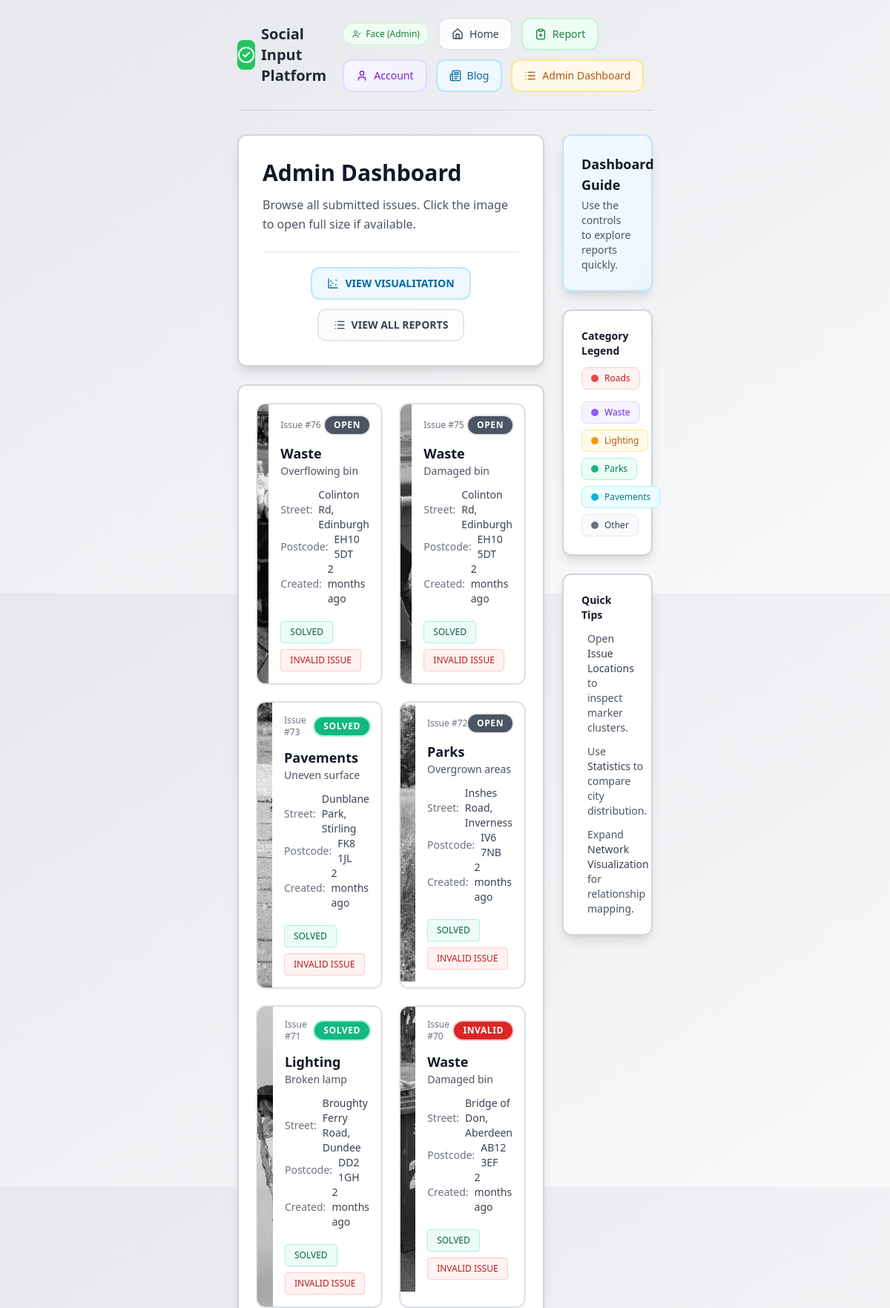
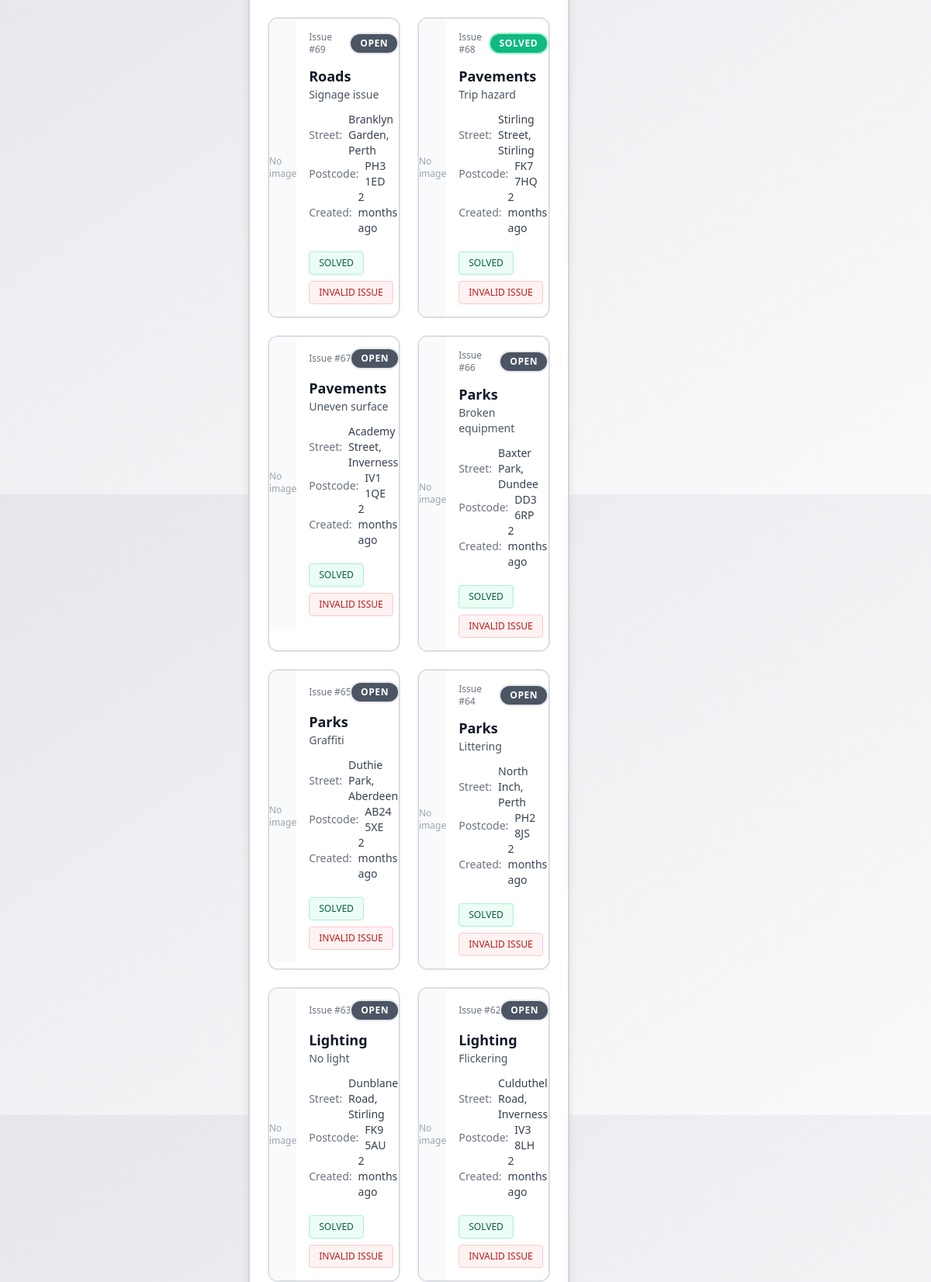
The app's page /issues.php?action=reports (signed in, upper part) with its own data (2 pictures, top to bottom).
### tables this page shows
CREATE TABLE reports (
      id INTEGER PRIMARY KEY AUTOINCREMENT,
      post_code TEXT NOT NULL,
      street TEXT NOT NULL,
      category TEXT,
      subcategory TEXT,
      image TEXT,
      created_at INT
    , status TEXT DEFAULT 'open');

### issues.php (the view, shortened to what this page needs)
<?php
$errors = [];
$reports = [];
$currentAction = $_GET['action'] ?? '';
function format_relative_time($timestamp) {
  $now = time();
  $diff = $now - $timestamp;
  $future = $diff < 0;
  $diff = abs($diff);
  $units = [
    31536000 => 'year',
    2592000  => 'month',
    604800   => 'week',
    86400    => 'day',
    3600     => 'hour',
    60       => 'minute'
  ];
  foreach ($units as $secs => $name) {
    if ($diff >= $secs) {
      $value = (int) floor($diff / $secs);
      $label = $name . ($value === 1 ? '' : 's');
      return $future ? "in {$value} {$label}" : "{$value} {$label} ago";
    }
  }
  return $future ? 'in a moment' : 'just now';
}
$dbDir = __DIR__ . DIRECTORY_SEPARATOR . 'DATABASE';
$dbFile = $dbDir . DIRECTORY_SEPARATOR . 'reports.sqlite';
$dsn = 'sqlite:' . $dbFile;
try {
    $pdo = new PDO($dsn);
    $pdo->setAttribute(PDO::ATTR_ERRMODE, PDO::ERRMODE_EXCEPTION);
    $stmt = $pdo->query('SELECT id, post_code, street, category, subcategory, image, created_at, status FROM reports ORDER BY created_at DESC, id DESC');
    $reports = $stmt->fetchAll(PDO::FETCH_ASSOC);
} catch (PDOException $e) {
    $errors[] = 'Database error: ' . $e->getMessage();
}
?>
<!doctype html>
<html lang="en">
<head>
  <script src="https://cdn.tailwindcss.com"></script>
  <link rel="stylesheet" href="https://unpkg.com/leaflet@1.9.4/dist/leaflet.css" />
</head>
<body class="bg-gradient-to-br from-gray-200 to-gray-50 min-h-screen p-6 px-80">
  <?php include __DIR__ . '/ASSETS/header.php'; ?>
  <div class="grid grid-cols-1 lg:grid-cols-4 gap-6">
    <div class="lg:col-span-3 space-y-6">
      <div class="bg-white p-8 rounded-xl shadow-lg border-2 border-gray-300">
        <h1 class="text-3xl font-bold mb-3 text-gray-900">Admin Dashboard</h1>
        <p class="text-gray-600 leading-relaxed">Browse all submitted issues. Click the image to open full size if available.</p>
        <div class="mt-6 pt-5 border-t border-gray-200">
          <div class="flex flex-wrap items-center justify-center gap-3">
            <a href="?action=visualisation" class="group inline-flex items-center gap-2 px-5 py-2.5 text-sm rounded-xl border-2 border-sky-200 bg-gradient-to-br from-sky-50 to-blue-50 text-sky-700 hover:border-sky-300 hover:shadow-md transition-all duration-200 font-semibold">
              <i data-lucide="chart-scatter" class="w-4 h-4 group-hover:scale-110 transition-transform"></i>
              VIEW VISUALITATION
            </a>
            <a href="?action=reports" class="group inline-flex items-center gap-2 px-5 py-2.5 text-sm rounded-xl border-2 border-gray-200 bg-gradient-to-br from-gray-50 to-white text-gray-700 hover:border-gray-300 hover:shadow-md transition-all duration-200 font-semibold">
              <i data-lucide="list" class="w-4 h-4 group-hover:scale-110 transition-transform"></i>
              VIEW ALL REPORTS
            </a>
          </div>
        </div>
      </div>
      <?php if ($currentAction === 'reports'): ?>
      <div class="bg-white p-6 rounded-xl shadow-lg border-2 border-gray-300">
        <?php if (empty($reports)): ?>
          <div class="px-4 py-6 text-center text-gray-500">No reports yet.</div>
        <?php else: ?>
          <div class="grid grid-cols-1 md:grid-cols-2 gap-6">
            <?php foreach ($reports as $r): ?>
              <?php
                $status = $r['status'] ?? 'open';
                $created = $r['created_at'] ?? '';
                $createdText = '';
                $createdTitle = '';
                if (is_numeric($created) && (int)$created > 0) {
                  $createdTs = (int)$created;
                  $createdText = format_relative_time($createdTs);
                  $createdTitle = date('Y-m-d H:i', $createdTs);
                } else {
                  $createdText = htmlspecialchars($created);
                }
                $img = $r['image'] ?? '';
                $localPath = __DIR__ . DIRECTORY_SEPARATOR . 'REPORT_IMAGES' . DIRECTORY_SEPARATOR . $img;
                $src = '';
                if ($img && filter_var($img, FILTER_VALIDATE_URL)) {
                  $src = $img;
                } elseif ($img && file_exists($localPath)) {
                  $src = 'REPORT_IMAGES/' . rawurlencode($img);
                }
              ?>
              <div class="border border-gray-300 rounded-xl overflow-hidden bg-white shadow-sm ring-1 ring-gray-200">
                <div class="flex flex-col md:flex-row">
                  <div class="md:w-1/3 bg-gray-50">
                    <?php if ($src): ?>
                      <img src="<?php echo htmlspecialchars($src); ?>" alt="img" class="w-full h-48 md:h-full object-cover cursor-pointer issue-thumb" data-id="<?php echo (int)$r['id']; ?>" data-category="<?php echo htmlspecialchars($r['category'] ?? ''); ?>" data-subcategory="<?php echo htmlspecialchars($r['subcategory'] ?? ''); ?>" onclick="openImageModal(this)" />
                    <?php else: ?>
                      <div class="w-full h-48 md:h-full flex items-center justify-center text-xs text-gray-400">No image</div>
                    <?php endif; ?>
                  </div>
                  <div class="flex-1 p-4 space-y-3">
                    <div class="flex items-center justify-between">
                      <div class="text-xs text-gray-500">Issue #<?php echo (int)$r['id']; ?></div>
                      <?php if ($status === 'fixed'): ?>
                        <span class="inline-flex items-center gap-1 px-3 py-1 text-xs font-bold uppercase tracking-wider rounded-full bg-emerald-500 text-white shadow-sm ring-2 ring-emerald-200">Solved</span>
                      <?php elseif ($status === 'invalid'): ?>
                        <span class="inline-flex items-center gap-1 px-3 py-1 text-xs font-bold uppercase tracking-wider rounded-full bg-red-600 text-white shadow-sm ring-2 ring-red-200">Invalid</span>
                      <?php else: ?>
                        <span class="inline-flex items-center gap-1 px-3 py-1 text-xs font-bold uppercase tracking-wider rounded-full bg-gray-600 text-white shadow-sm ring-2 ring-gray-200">Open</span>
                      <?php endif; ?>
                    </div>
                    <div>
                      <div class="text-lg font-semibold text-gray-900"><?php echo htmlspecialchars($r['category'] ?? 'Other'); ?></div>
                      <?php if (!empty($r['subcategory'])): ?>
                        <div class="text-sm text-gray-600"><?php echo htmlspecialchars($r['subcategory']); ?></div>
                      <?php endif; ?>
                    </div>
                    <div class="text-sm text-gray-700">
                      <div class="flex items-center gap-2">
                        <span class="text-gray-500">Street:</span>
                        <span><?php echo htmlspecialchars($r['street'] ?? ''); ?></span>
                      </div>
                      <div class="flex items-center gap-2">
                        <span class="text-gray-500">Postcode:</span>
                        <span><?php echo htmlspecialchars($r['post_code'] ?? ''); ?></span>
                      </div>
                      <div class="flex items-center gap-2">
                        <span class="text-gray-500">Created:</span>
                        <span<?php echo $createdTitle ? ' title="' . htmlspecialchars($createdTitle) . '"' : ''; ?>><?php echo $createdText; ?></span>
                      </div>
                    </div>
                    <div class="flex flex-wrap gap-2 pt-2">
                      <form method="post" class="inline">
                        <button type="submit" class="px-3 py-1.5 text-xs rounded border border-emerald-200 bg-emerald-50 text-emerald-800 hover:bg-emerald-100">SOLVED</button>
                      </form>
                      <form method="post" class="inline" onsubmit="return confirm('Mark this issue as invalid?');">
                        <button type="submit" class="px-3 py-1.5 text-xs rounded border border-red-200 bg-red-50 text-red-700 hover:bg-red-100">INVALID ISSUE</button>
                      </form>
                    </div>
                  </div>
                </div>
              </div>
            <?php endforeach; ?>
          </div>
        <?php endif; ?>
      </div>
      <?php endif; ?>
    </div>
    <aside class="space-y-6">
      <div class="bg-gradient-to-br from-sky-50 to-blue-50 p-6 rounded-xl shadow-lg border-2 border-sky-200">
        <h2 class="text-lg font-bold text-gray-900 mb-1">Dashboard Guide</h2>
        <p class="text-sm text-gray-600">Use the controls to explore reports quickly.</p>
      </div>
      <div class="bg-white p-6 rounded-xl shadow-lg border-2 border-gray-300">
        <h3 class="text-sm font-bold text-gray-900 mb-3">Category Legend</h3>
        <div class="space-y-2">
          <div class="inline-flex items-center gap-2 px-3 py-1.5 rounded-lg bg-red-50 border border-red-200 mr-2 mb-2">
            <span class="w-2.5 h-2.5 rounded-full bg-red-500"></span><span class="text-xs font-medium text-red-700">Roads</span>
          </div>
          <div class="inline-flex items-center gap-2 px-3 py-1.5 rounded-lg bg-violet-50 border border-violet-200 mr-2 mb-2">
            <span class="w-2.5 h-2.5 rounded-full bg-violet-500"></span><span class="text-xs font-medium text-violet-700">Waste</span>
          </div>
          <div class="inline-flex items-center gap-2 px-3 py-1.5 rounded-lg bg-amber-50 border border-amber-200 mr-2 mb-2">
            <span class="w-2.5 h-2.5 rounded-full bg-amber-500"></span><span class="text-xs font-medium text-amber-700">Lighting</span>
          </div>
          <div class="inline-flex items-center gap-2 px-3 py-1.5 rounded-lg bg-emerald-50 border border-emerald-200 mr-2 mb-2">
            <span class="w-2.5 h-2.5 rounded-full bg-emerald-500"></span><span class="text-xs font-medium text-emerald-700">Parks</span>
          </div>
          <div class="inline-flex items-center gap-2 px-3 py-1.5 rounded-lg bg-cyan-50 border border-cyan-200 mr-2 mb-2">
            <span class="w-2.5 h-2.5 rounded-full bg-cyan-500"></span><span class="text-xs font-medium text-cyan-700">Pavements</span>
          </div>
          <div class="inline-flex items-center gap-2 px-3 py-1.5 rounded-lg bg-gray-50 border border-gray-200 mr-2 mb-2">
            <span class="w-2.5 h-2.5 rounded-full bg-gray-500"></span><span class="text-xs font-medium text-gray-700">Other</span>
          </div>
        </div>
      </div>
      <div class="bg-white p-6 rounded-xl shadow-lg border-2 border-gray-300">
        <h3 class="text-sm font-bold text-gray-900 mb-3">Quick Tips</h3>
        <div class="space-y-3 text-sm text-gray-600">
          <div class="flex gap-2">
            <p>Open <span class="font-medium text-gray-700">Issue Locations</span> to inspect marker clusters.</p>
          </div>
          <div class="flex gap-2">
            <p>Use <span class="font-medium text-gray-700">Statistics</span> to compare city distribution.</p>
          </div>
          <div class="flex gap-2">
            <p>Expand <span class="font-medium text-gray-700">Network Visualization</span> for relationship mapping.</p>
          </div>
        </div>
      </div>
    </aside>
  </div>
</body>
</html>

### ASSETS/header.php (shortened to what this page needs)
<?php
$isLoggedIn = !empty($_SESSION['logged_in']);
$username = $_SESSION['username'] ?? '';
$isAdmin = !empty($_SESSION['is_admin']);
?>
<header class="flex items-center justify-between mb-8 pb-6 border-b border-gray-300">
  <div class="flex items-center gap-2">
    <div class="w-10 h-10 rounded-lg bg-green-500 flex items-center justify-center">
      <i data-lucide="check-circle-2" class="w-6 h-6 text-white"></i>
    </div>
    <span class="text-xl font-bold text-gray-800">Social Input Platform</span>
  </div>
  <div class="flex flex-wrap gap-3 items-center">
    <div class="text-xs px-3 py-1.5 rounded-full border <?php echo $isLoggedIn ? 'border-green-200 bg-green-50 text-green-700' : 'border-gray-200 bg-gray-50 text-gray-600'; ?>">
      <?php if ($isLoggedIn): ?>
        <span class="flex items-center gap-1.5">
          <i data-lucide="user-check" class="w-3 h-3"></i>
          <?php echo $username ? htmlspecialchars($username) : 'User'; ?><?php echo $isAdmin ? ' (Admin)' : ''; ?>
        </span>
      <?php endif; ?>
    </div>
    <a href="index.php" class="group relative text-sm px-4 py-2.5 rounded-xl bg-gradient-to-br from-gray-50 to-white border-2 border-gray-200 text-gray-700 hover:border-gray-300 hover:shadow-md transition-all duration-200 font-medium">
      <span class="flex items-center gap-2">
        <i data-lucide="home" class="w-4 h-4 group-hover:scale-110 transition-transform"></i>
        Home
      </span>
    </a>
    <a href="report.php" class="group relative text-sm px-4 py-2.5 rounded-xl bg-gradient-to-br from-green-50 to-emerald-50 border-2 border-green-200 text-green-700 hover:border-green-300 hover:shadow-md transition-all duration-200 font-medium">
      <span class="flex items-center gap-2">
        <i data-lucide="clipboard-plus" class="w-4 h-4 group-hover:scale-110 transition-transform"></i>
        Report
      </span>
    </a>
    <a href="login.php" class="group relative text-sm px-4 py-2.5 rounded-xl bg-gradient-to-br from-purple-50 to-indigo-50 border-2 border-purple-200 text-purple-700 hover:border-purple-300 hover:shadow-md transition-all duration-200 font-medium">
      <span class="flex items-center gap-2">
        <i data-lucide="user" class="w-4 h-4 group-hover:scale-110 transition-transform"></i>
        Account
      </span>
    </a>
    <a href="blog.php" class="group relative text-sm px-4 py-2.5 rounded-xl bg-gradient-to-br from-sky-50 to-blue-50 border-2 border-sky-200 text-sky-700 hover:border-sky-300 hover:shadow-md transition-all duration-200 font-medium">
      <span class="flex items-center gap-2">
        <i data-lucide="newspaper" class="w-4 h-4 group-hover:scale-110 transition-transform"></i>
        Blog
      </span>
    </a>
    <?php if ($isLoggedIn): ?>
      <a href="issues.php" class="group relative text-sm px-4 py-2.5 rounded-xl bg-gradient-to-br from-amber-50 to-orange-50 border-2 border-amber-200 text-amber-700 hover:border-amber-300 hover:shadow-md transition-all duration-200 font-medium">
        <span class="flex items-center gap-2">
          <i data-lucide="list" class="w-4 h-4 group-hover:scale-110 transition-transform"></i>
          Admin Dashboard
        </span>
      </a>
    <?php endif; ?>
  </div>
</header>

### issues.php (style rules this page uses)
.issue-thumb { filter: grayscale(100%) saturate(0%) contrast(95%); transition: filter 0.2s ease; }

### records on screen
reports: image (picture), id "76", status "OPEN", category "Waste", subcategory "Overflowing bin", street "Colinton Rd, Edinburgh", post_code "EH10 5DT", created_at "2 months ago"
reports: image (picture), id "75", status "OPEN", category "Waste", subcategory "Damaged bin", street "Colinton Rd, Edinburgh", post_code "EH10 5DT", created_at "2 months ago"
reports: image (picture), id "73", status "SOLVED", category "Pavements", subcategory "Uneven surface", street "Dunblane Park, Stirling", post_code "FK8 1JL", created_at "2 months ago"
reports: image (picture), id "72", status "OPEN", category "Parks", subcategory "Overgrown areas", street "Inshes Road, Inverness", post_code "IV6 7NB", created_at "2 months ago"
reports: image (picture), id "71", status "SOLVED", category "Lighting", subcategory "Broken lamp", street "Broughty Ferry Road, Dundee", post_code "DD2 1GH", created_at "2 months ago"
reports: image (picture), id "70", status "INVALID", category "Waste", subcategory "Damaged bin", street "Bridge of Don, Aberdeen", post_code "AB12 3EF", created_at "2 months ago"
reports: shows "No image", id "69", status "OPEN", category "Roads", subcategory "Signage issue", street "Branklyn Garden, Perth", post_code "PH3 1ED", created_at "2 months ago"
reports: shows "No image", id "68", status "SOLVED", category "Pavements", subcategory "Trip hazard", street "Stirling Street, Stirling", post_code "FK7 7HQ", created_at "2 months ago"
reports: shows "No image", id "67", status "OPEN", category "Pavements", subcategory "Uneven surface", street "Academy Street, Inverness", post_code "IV1 1QE", created_at "2 months ago"
reports: shows "No image", id "66", status "OPEN", category "Parks", subcategory "Broken equipment", street "Baxter Park, Dundee", post_code "DD3 6RP", created_at "2 months ago"
reports: shows "No image", id "65", status "OPEN", category "Parks", subcategory "Graffiti", street "Duthie Park, Aberdeen", post_code "AB24 5XE", created_at "2 months ago"
reports: shows "No image", id "64", status "OPEN", category "Parks", subcategory "Littering", street "North Inch, Perth", post_code "PH2 8JS", created_at "2 months ago"
reports: shows "No image", id "63", status "OPEN", category "Lighting", subcategory "No light", street "Dunblane Road, Stirling", post_code "FK9 5AU", created_at "2 months ago"
reports: shows "No image", id "62", status "OPEN", category "Lighting", subcategory "Flickering", street "Culduthel Road, Inverness", post_code "IV3 8LH", created_at "2 months ago"

### other values on screen
$username "Face"
